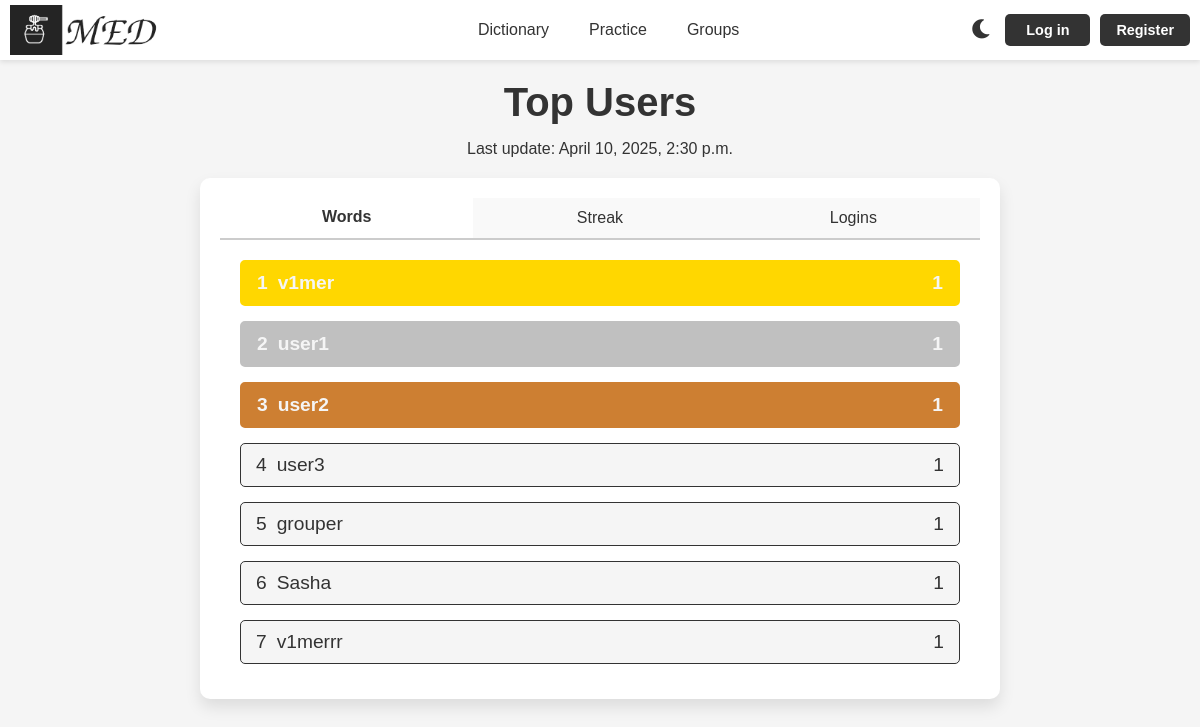
The app's page /tops/ with its own data.
### med/models.py (models this page shows, shortened)
class Category(models.Model):
    name = models.CharField(max_length=20, unique=True, choices=[
        ('words', 'Words'),
        ('streak', 'Streak'),
        ('logins', 'Logins')
    ])
    last_update = models.DateTimeField(auto_now=True)
    class Meta:
        verbose_name = "Category"
        verbose_name_plural = "Categories"

class Top(models.Model):
    category = models.ForeignKey(Category, on_delete=models.CASCADE, related_name="tops")
    user = models.ForeignKey(User, on_delete=models.CASCADE)
    place = models.PositiveIntegerField()
    points = models.PositiveIntegerField()
    class Meta:
        ordering = ['category', 'place']
        indexes = [
            models.Index(fields=['category', 'place']),
        ]

### med/views.py (the view)
# urls.py: path('tops/', views.tops_by_category, name='tops_by_category'),
def tops_by_category(request):
    categories = Category.objects.prefetch_related('tops').all()
    context = {
        'categories': categories,
    }
    return render(request, 'med/tops_by_category.html', context)

### med/templates/med/tops_by_category.html (shortened to what this page needs)
{% extends "base.html" %}
{% load static %}
{% block content %}
<h1>Top Users</h1>
<p style="font-size: medium; margin-bottom: 15px;">Last update: {{ categories.0.last_update }}</p>
<div class="friends-container" style="padding-bottom: 0px;">
    <div class="tabs">
        {% for category in categories %}
        <button class="tab-btn {% if forloop.first %}active{% endif %}" data-tab="{{ category.id }}-tab">{{ category.name|capfirst }}</button>
        {% endfor %}
    </div>
    {% for category in categories %}
        <div class="tab-content {% if not forloop.first %}hidden{% endif %}" id="{{ category.id }}-tab">
            <ul class="user-list">
                {% for top in category.tops.all %}
                <li class="user-item {% if forloop.counter <= 3 %}top-three{% endif %}">
                    <a href="{% url 'profile' top.user.username %}">
                    <div class="user-card">
                        <div class="user-info">
                            <p class="user-name">{{ forloop.counter }}</p>
                            <p class="user-name">{{ top.user.username }}</p>
                        </div>
                        <div class="buttons">
                            <p>{{ top.points }}</p>
                        </div>
                    </div>
                    </a>
                </li>
                {% endfor %}
            </ul>
        </div>
    {% endfor %}
</div>
{% endblock %}

### med/static/med/css/styles.css (style rules this page uses)
:root { --background-color: #f5f5f5; --text-color: #333; --header-background: #ffffff; --button-background: #333; --button-text-color: #ffffff; --feature-background: #fff; --word-list-background: #fff; --feature-shadow: 0px 8px 16px rgba(0, 0, 0, 0.1); --feature-text-color: #666; --list-text-color: #666; --tab-background: #f9f9f9; --tab-active-background: #ffffff; --tab-hover-background: #e0e0e0; --tab-border-color: #ccc; }
body { font-family: Arial, sans-serif; background-color: var(--background-color); color: var(--text-color); }
a { text-decoration: none; color: var(--text-color); transition: color 0.3s; }
* { margin: 0; padding: 0; box-sizing: border-box; }
.container h1 { font-size: 2.5em; color: var(--text-color); margin-bottom: 15px; }
.container p { font-size: 1.2em; color: var(--text-color); max-width: 600px; margin: 0 auto 30px; }
.user-list { list-style: none; padding: 0; }
.user-item { margin-bottom: 15px; }
.user-card { display: flex; align-items: center; gap: 15px; padding: 10px 15px; border: 1px solid var(--button-background); border-radius: 5px; background-color: var(--background-color); transition: transform 0.3s, box-shadow 0.3s; }
.user-info { display: flex; align-items: center; gap: 10px; }
.user-name { font-size: 1.2em; color: var(--text-color); }
.user-card p { margin: 0px; }
.user-card .buttons { margin-left: auto; }
.friends-container { max-width: 800px; margin: 20px auto; padding: 20px; background-color: var(--feature-background); border-radius: 10px; box-shadow: var(--feature-shadow); }
.tabs { display: flex; border-bottom: 2px solid var(--tab-border-color); }
.tab-btn { flex: 1; padding: 10px 15px; background: var(--tab-background); color: var(--text-color); border: none; cursor: pointer; font-size: 16px; text-align: center; transition: background 0.3s; }
.tab-btn.active { background: var(--tab-active-background); border-bottom: 2px solid var(--tab-active-background); font-weight: bold; }
.tab-content { padding: 20px; }
.tab-btn { cursor: grab; text-align: center; transition: transform 0.5s ease, background-color 0.5s ease; user-select: none; }
.top-1, .top-three .user-card { background-color: #ffd700; border: 2px solid #ffd700; }
.top-2, .top-three:nth-child(2) .user-card { background-color: #c0c0c0; border: 2px solid #c0c0c0; }
.top-3, .top-three:nth-child(3) .user-card { background-color: #cd7f32; border: 2px solid #cd7f32; }
.category-item p, .top-three p { color: #f5f5f5; }
.top-three .buttons, .top-three .user-name { font-weight: bold; }
.top-three .buttons p { font-size: 1.2em; }
.user-item { transition: transform 0.5s ease, opacity 0.5s ease; will-change: transform, opacity; }

### records on screen
Category: id+last_update "April 10, 2025, 2:30 p.m.", name "Words"
Category: name "Streak"
Category: name "Logins"
Top: user.username "v1mer", points "1"
Top: user.username "user1", points "1"
Top: user.username "user2", points "1"
Top: user.username "user3", points "1"
Top: user.username "grouper", points "1"
Top: user.username "Sasha", points "1"
Top: user.username "v1merrr", points "1"
